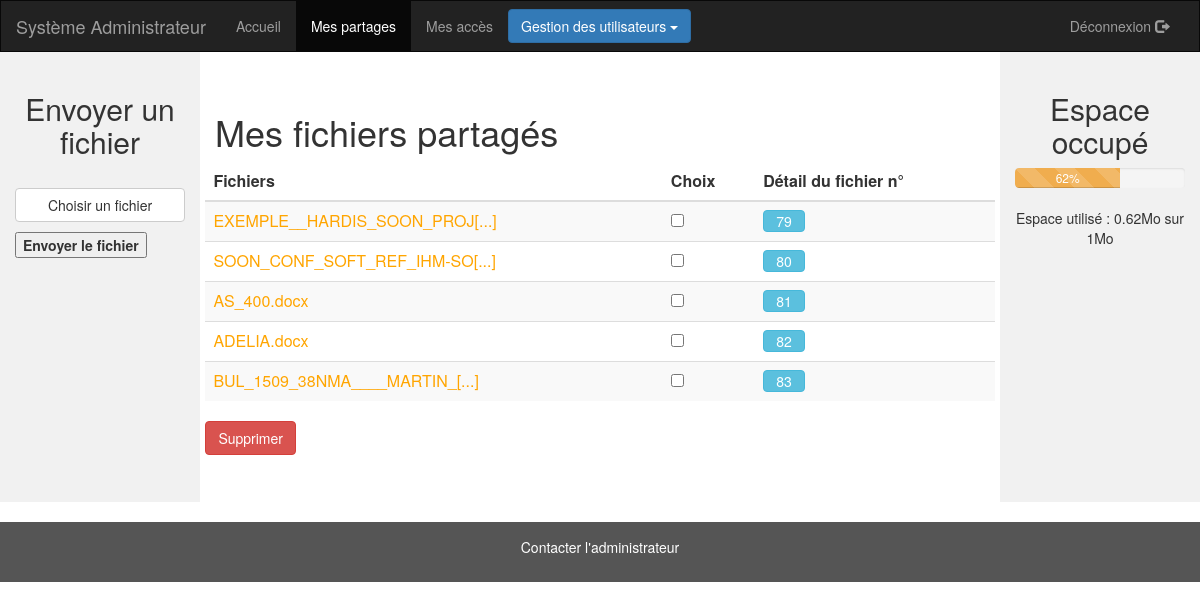
Page /page_partage.php (signed in) on the committed database.
### tables this page shows
CREATE TABLE `tbl_user` (
  `id` int(11) NOT NULL,
  `nom` varchar(63) NOT NULL,
  `prenom` varchar(20) DEFAULT NULL,
  `login` varchar(20) NOT NULL,
  `pwd` varchar(20) NOT NULL,
  `groupe` int(2) NOT NULL,
  `quota` int(200) DEFAULT NULL,
  `stock` int(200) DEFAULT NULL
);

CREATE TABLE `tbl_files` (
  `up_id` int(4) NOT NULL,
  `up_filename` varchar(250) DEFAULT NULL,
  `up_filetype` varchar(255) NOT NULL,
  `up_filesize` int(10) NOT NULL DEFAULT '0',
  `up_filetmp_name` varchar(100) NOT NULL,
  `up_filerepertory` varchar(100) NOT NULL,
  `up_filedate` datetime DEFAULT NULL,
  `up_fileuserid` int(4) DEFAULT NULL
);

### page_partage.php (the view, shortened to what this page needs)
<?php
include('connexion.php');
?>
<html>
<head>
<?php include('header.php') ?>
</head>
<body>
<?php
include('navigation.php');
?>
<div class="container-fluid text-center">
  <div class="row content">
    <?php
    include('navigation_gauche.php');
    ?>
    <div class="col-sm-8 text-left">
      <br/>
      <br/>
<?php
$sql = "SELECT * FROM tbl_share WHERE sh_userid = " .$id. "";
$data = $base->query($sql);
$data1 = $data->rowcount();
  if ($data1 == 0)
  {
    echo "<h1>Pas de fichiers partagés</h1>";
  }
  else
  {
    echo "<h1>Mes fichiers partagés</h1>";
    echo "<div class='fichiers'>
          <form method='POST' action='detail_partage.php'>
          <table class='table table-striped'>
          <thead>
          <tr>
          <th width=''>Fichiers</th>
          <th width=''>Choix</th>
          <th width=''>Détail du fichier n°</th>
          </tr>
          </thead>
          <tbody>";
  }
$sql = "SELECT * FROM tbl_share, tbl_files WHERE sh_userid = " .$id. " AND up_id = sh_fileid GROUP BY sh_fileid";
$reponse = $base->query($sql);
while ($donnees = $reponse->fetch())
{
  $up_id = $donnees['up_id'];
  $filenom = $donnees['up_filename'];
 echo"<tr><td>" . substr($filenom, 0, 25); "
                      ";
                      if (strlen($filenom) >= 25) {
                        echo "[...]";
                      }
  echo"</td>";
  echo"<td><input type='checkbox' name='select[]' value=" .$up_id. "></input></td>";
  echo"<td><input type='submit' name='detail_partage' value='" .$up_id. "' class='btn btn-info' style='height:22px; text-align: center; line-height: 0px;'></input></td>";
  echo"</tr>";
}
?>
</table>
<?php
  if ($data1 == 0)
  {
    echo "<a href='page_membre.php'>Retourner à l'accueil</a>";
  }
  else
  {
    echo "</tbody><input type='submit' name='supprime_partage' value='Supprimer' class='btn btn-danger'>
          </form></div>";
  }
?>
 <?php
include('navigation_droite.php')
 ?>
</body>
</html>

### header.php (shortened to what this page needs)
<link rel="stylesheet" href="/css/bootstrap.min.css">
<link rel=”stylesheet” href=”https://maxcdn.bootstrapcdn.com/bootstrap/3.3.5/css/bootstrap.min.css” integrity=”sha512-dTfge/zgoMYpP7QbHy4gWMEGsbsdZeCXz7irItjcC3sPUFtf0kuFbDz/ixG7ArTxmDjLXDmezHubeNikyKGVyQ==” crossorigin=”anonymous”>

### navigation.php (shortened to what this page needs)
<nav class="navbar navbar-inverse">
  <div class="container-fluid">
    <div class="navbar-header">
      <?php
      include('connexion.php');
      $id = $_SESSION['id'];
      $sql1 = "SELECT * FROM tbl_user WHERE id = " .$id. "";
      $reponse1 = $base->query($sql1);
      while ($donnees1 = $reponse1->fetch()) {
         $nom = $donnees1['nom'];
         $prenom = $donnees1['prenom'];
      }
       ?>
      <div class="navbar-brand"><?php echo "" . $prenom . " " . $nom . ""; ?></div>
    </div>
    <div class="collapse navbar-collapse" id="myNavbar">
      <ul class="nav navbar-nav">
        <?php
        $page = $_SERVER['REQUEST_URI'];
        if (stripos($page, '/page_partage.php') !== FALSE){
          echo '<li><a href="page_membre.php">Accueil</a></li>
                <li class="active"><a href="page_partage.php">Mes partages</a></li>
                <li><a href="page_acces.php">Mes accès</a></li>';
                if ($_SESSION['id'] == 1)
                {
                  echo '<div class="dropdown" style="float: left; margin-top:8px;">
                        <button class="btn btn-primary dropdown-toggle" type="button" data-toggle="dropdown">Gestion des utilisateurs
                        <span class="caret"></span></button>
                        <ul class="dropdown-menu">
                          <li><a href="gestion_create.php">Créer</a></li>
                          <li><a href="gestion_modif.php">Modifier</a></li>
                          <li><a href="gestion_delete.php">Supprimer</a></li>
                        </ul>
                        </div>';
                }
        }
        ?>
      </ul>
      <ul class="nav navbar-nav navbar-right">
        <li> <?php echo '<a href="./logout.php">Déconnexion <span class="glyphicon glyphicon-log-out"></span></a>'; ?>
      </ul>
    </div>
  </div>
</nav>

### navigation_gauche.php (shortened to what this page needs)
<div class="col-sm-2 sidenav">
  <h2>Envoyer un fichier</h2>
  <div class="form-group">
  <form action="stocker.php" method="post" enctype="multipart/form-data">
  <p><label class="btn btn-default btn-file"><input type="file" name="fichier" style="display: none;"/>Choisir un fichier</label></p>
  <p><label><input type="submit" value="Envoyer le fichier"/></label></p>
  </form>
  </div>
</div>

### navigation_droite.php (shortened to what this page needs)
   </div>
    <div class="col-sm-2 sidenav">
      <h2>Espace occupé</h2>
      <div class="progress">
        <?php
        try{
           $sql = "SELECT * FROM tbl_user WHERE id = " .$id. "";
           $reponse = $base->query($sql);
           while ($donnees = $reponse->fetch()) {
              $quota = $donnees['quota'];
              $stock = $donnees['stock'];
           }
           }
           catch (Exception $e) {
              die('Erreur: ' .$e->getMessage());
           }
          $total1 = ((100/$quota) * $stock);
          $total = round($total1, 0);
          if ($total <= 80) {
                  echo '<div class="progress">
                        <div class="progress-bar progress-bar-warning progress-bar-striped active" role="progressbar"
                        aria-valuenow="' .$total. '" aria-valuemin="0" aria-valuemax="100" style="width:' .$total. '%">
                        ' .$total. '%
                        </div>
                        </div>';
                }
        ?>
      </div>
      <?php
      $espaceGo = $quota / 1000000000;
      $espaceMo = $quota / 1000000;
      $utiliseGo = $stock / 1000000000;
      $utiliseMo = $stock / 1000000;
      $utiliseGo = round($utiliseGo, 2);
      $utiliseMo = round($utiliseMo, 2);
      if ($espaceGo < 1)
      {
          echo "Espace utilisé : ".$utiliseMo. "Mo sur " .$espaceMo."Mo";
      }
      elseif ($espaceGo <= 1 AND $utiliseGo < 1)
      {
          echo "Espace utilisé : ".$utiliseMo. "Mo sur " .$espaceGo."Go";
      }
      elseif ($espaceGo > 1 AND $utiliseGo >= 1)
      {
          echo "Espace utilisé : ".$utiliseGo. "Go sur " .$espaceGo."Go";
      }
      ?>
    </div>
  </div>
</div>
<footer class="container-fluid text-center">
  <p><a href="mailto:xxx@yz.org" style='color:white'<a>Contacter l'administrateur</a></p>
</footer>

### header.php (style rules this page uses)
.navbar { margin-bottom: 0; border-radius: 0; }
td { color:orange; }
.fichiers { width: auto; margin-left: -1.25%; margin-right: -1.25%; }
.row.content { height: 450px }
.sidenav { padding-top: 20px; background-color: #f1f1f1; height: 100%; }
footer { background-color: #555; color: white; padding: 15px; }
label { width: 180px; text-align: left; }

### rows in the picture
tbl_user: prenom "Système", nom "Administrateur", total "62", stock "0.62", quota "1"
tbl_files: up_filename "EXEMPLE__HARDIS_SOON_PROJ", detail_partage "79"
tbl_files: up_filename "SOON_CONF_SOFT_REF_IHM-SO", detail_partage "80"
tbl_files: up_filename "AS_400.docx", detail_partage "81"
tbl_files: up_filename "ADELIA.docx", detail_partage "82"
tbl_files: up_filename "BUL_1509_38NMA____MARTIN_", detail_partage "83"
